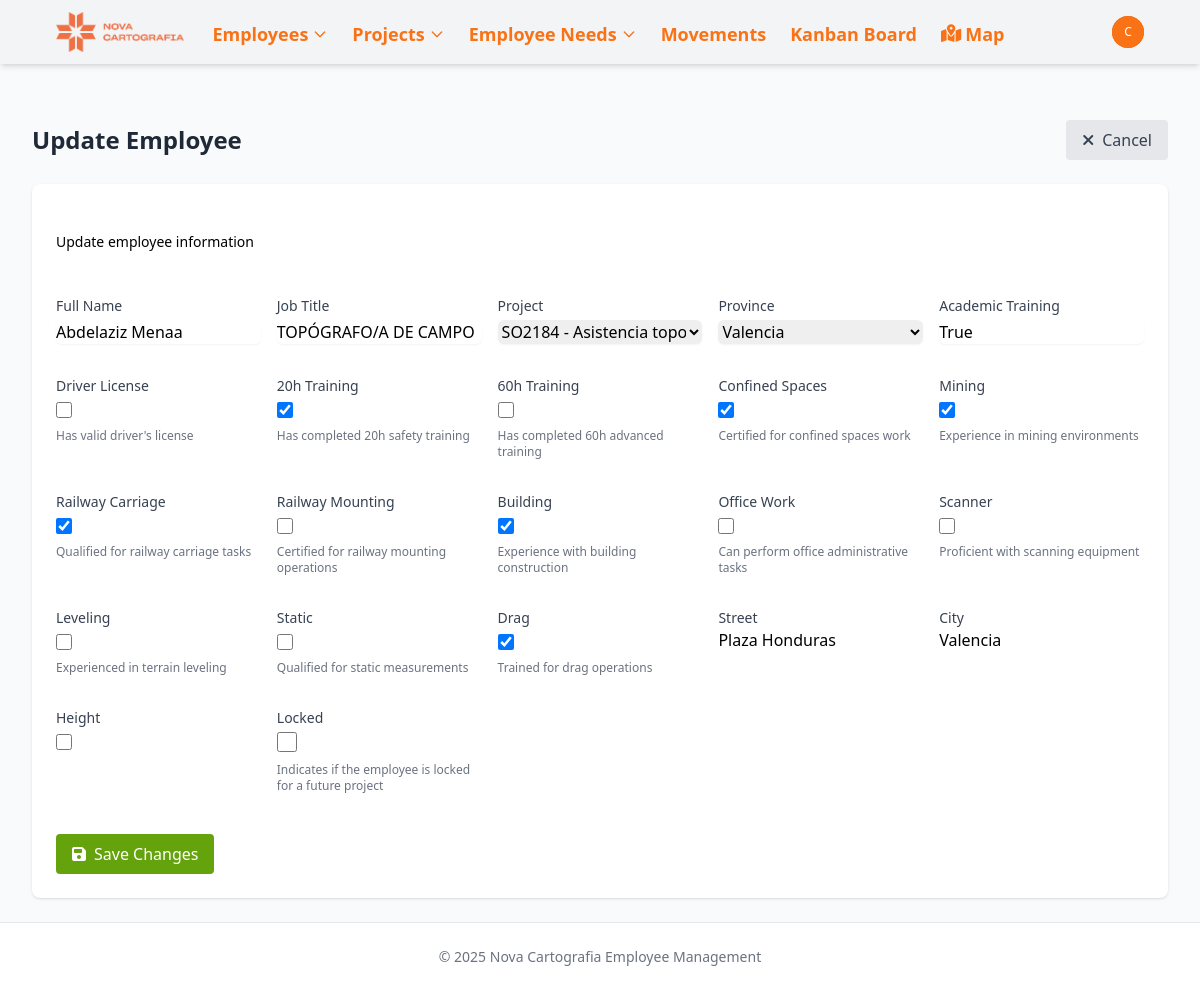
The page /employees/1/edit/ (signed in) on the database as committed earlier.
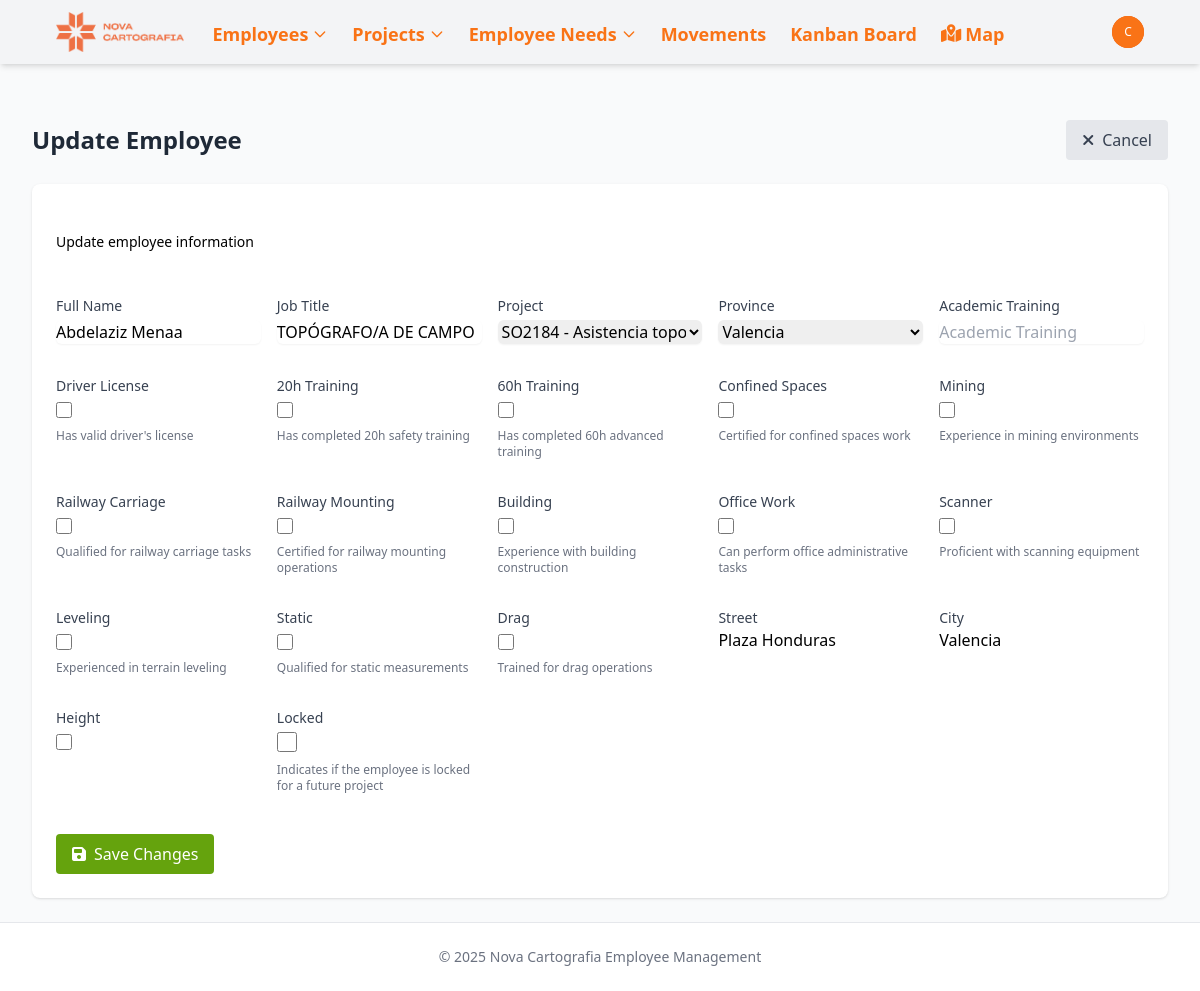
The same page on the database as committed later.
### novacartografia_employee_management/models.py (models this page shows, shortened)
class Employee(models.Model):
    name = models.CharField(max_length=100)
    job = models.CharField(max_length=100)
    project_id = models.ForeignKey(Project, on_delete=models.SET_NULL, related_name='employee_set', blank=True, null=True)
    street = models.CharField(max_length=100, blank=True, null=True)
    city = models.CharField(max_length=100, blank=True, null=True)
    state = models.CharField(max_length=50, default='valencia',
           choices=[
                ('Araba (Álava)', 'Álava'),
                ('Albacete', 'Albacete'),
                ('Alacant (Alicante)', 'Alicante'),
                ('Almería', 'Almería'),
                ('Asturias', 'Asturias'),
                ('Ávila', 'Ávila'),
                ('Badajoz', 'Badajoz'),
                ('Barcelona', 'Barcelona'),
                ('Burgos', 'Burgos'),
                ('Cáceres', 'Cáceres'),
                ('Cádiz', 'Cádiz'),
                ('Cantabria', 'Cantabria'),
                ('Castelló (Castellón)', 'Castellón'),
                ('Ceuta', 'Ceuta'),
                ('Ciudad Real', 'Ciudad Real'),
                ('Córdoba', 'Córdoba'),
                ('Cuenca', 'Cuenca'),
                ('Gerona', 'Gerona'),
                ('Granada', 'Granada'),
                ('Guadalajara', 'Guadalajara'),
                ('Gipuzkoa (Guipúzcoa)', 'Guipúzcoa'),
                ('Huelva', 'Huelva'),
                ('Huesca', 'Huesca'),
                ('Islas Baleares', 'Islas Baleares'),
                ('Jaén', 'Jaén'),
                ('A Coruña (La Coruña)', 'La Coruña'),
                ('La Rioja', 'La Rioja'),
                ('Las Palmas', 'Las Palmas'),
                ('León', 'León'),
                ('Lérida', 'Lérida'),
                ('Lleida', 'Lérida'),  # Agregado porque aparece en tu CSV
                ('Lugo', 'Lugo'),
                ('Madrid', 'Madrid'),
                ('Málaga', 'Málaga'),
                ('Melilla', 'Melilla'),
                ('Murcia', 'Murcia'),
                ('Navarra (Nafarroa)', 'Navarra'),  # Corregido para coincidir con el CSV
                ('Orense', 'Orense'),
                ('Palencia', 'Palencia'),
                ('Pontevedra', 'Pontevedra'),
                ('Salamanca', 'Salamanca'),
                ('Santa Cruz de Tenerife', 'Santa Cruz de Tenerife'),
                ('Segovia', 'Segovia'),
                ('Sevilla', 'Sevilla'),
                ('Soria', 'Soria'),
                ('Tarragona', 'Tarragona'),
                ('Teruel', 'Teruel'),
                ('Toledo', 'Toledo'),
                ('Valencia', 'Valencia'),
                ('Valladolid', 'Valladolid'),
                ('Bizkaia (Vizcaya)', 'Vizcaya'),
                ('Zamora', 'Zamora'),
                ('Zaragoza', 'Zaragoza'),
            ])
    latitude = models.FloatField(null=True, blank=True)
    longitude = models.FloatField(null=True, blank=True)
    academic_training = models.CharField(max_length=100, blank=True, null=True)
    driver_license = models.BooleanField(default=False)
    twenty_hours = models.BooleanField(default=False)
    sixty_hours = models.BooleanField(default=False)
    confine = models.BooleanField(default=False)
    height = models.BooleanField(default=False)
    mining = models.BooleanField(default=False)
    railway_carriage = models.BooleanField(default=False)
    railway_mounting = models.BooleanField(default=False)
    building = models.BooleanField(default=False)
    office_work = models.BooleanField(default=False)
    scanner = models.BooleanField(default=False)
    leveling = models.BooleanField(default=False)
    static = models.BooleanField(default=False)
    drag = models.BooleanField(default=False)
    locked = models.BooleanField(default=False, help_text="Indicates if the employee is locked for a future project")

### novacartografia_employee_management/views.py (the view)
# urls.py: path('employees/<int:pk>/edit/', views.employee_update, name='employee_update'),
@login_required
def employee_update(request, pk):
    employee = get_object_or_404(Employee, pk=pk)
    if request.method == 'POST':
        form = EmployeeForm(request.POST, instance=employee)
        if form.is_valid():
            form.save()
            messages.success(request, f'Employee "{employee.name}" has been updated successfully.')
            return redirect('kanban_board')
    else:
        form = EmployeeForm(instance=employee)
    return render(request, 'novacartografia_employee_management/employee_form.html', {
        'form': form,
        'employee': employee,
        'title': 'Update Employee',
        'button_text': 'Save Changes',
        'is_new': False
    })

### novacartografia_employee_management/models.py (called while the page is built)
    def __str__(self):
        return self.name

### templates/novacartografia_employee_management/employee_form.html (shortened to what this page needs)
{% extends "base.html" %}
{% block content %}
<div class="mb-6 flex justify-between items-center">
    <h2 class="text-2xl font-bold text-gray-800">{{ title }}</h2>
    <div>
        {% if not is_new %}
            <a href="{% url 'employee_detail' employee.id %}" class="bg-gray-200 hover:bg-gray-300 text-gray-700 font-medium py-2 px-4 rounded flex items-center">
                <i class="fas fa-times mr-2"></i> Cancel
            </a>
        {% else %}
            <a href="{% url 'employee_list' %}" class="bg-gray-200 hover:bg-gray-300 text-gray-700 font-medium py-2 px-4 rounded flex items-center">
                <i class="fas fa-times mr-2"></i> Cancel
            </a>
        {% endif %}
    </div>
</div>
<div class="bg-white shadow overflow-hidden sm:rounded-lg">
    <div class="px-4 py-5 sm:px-6 bg-primary-600">
        <h3 class="text-lg leading-6 font-medium text-white">Employee Information</h3>
        <p class="mt-1 max-w-2xl text-sm text-primary-100">
            {% if is_new %}
                Enter the details for the new employee
            {% else %}
                Update employee information
            {% endif %}
        </p>
    </div>
    <div class="px-4 py-5 sm:p-6">
        <form method="post">
            <div class="grid grid-cols-1 sm:grid-cols-2 md:grid-cols-3 lg:grid-cols-5 gap-4">
                {% for field in form %}
                    <div class="mb-4">
                        <label for="{{ field.id_for_label }}" class="block text-sm font-medium text-gray-700">
                            {{ field.label }}
                        </label>
                        {% if field.field.widget.input_type == 'checkbox' %}
                            <div class="mt-1">
                                {{ field }}
                            </div>
                        {% else %}
                            {{ field }}
                        {% endif %}
                        {% if field.help_text %}
                            <p class="mt-1 text-xs text-gray-500">{{ field.help_text }}</p>
                        {% endif %}
                    </div>
                {% endfor %}
            </div>
            <div class="mt-6">
                <button type="submit" class="bg-lime-600 hover:bg-lime-700 text-white font-medium py-2 px-4 rounded flex items-center">
                    <i class="fas fa-save mr-2"></i> {{ button_text }}
                </button>
            </div>
        </form>
    </div>
</div>
{% endblock %}

Rows that differ between the two databases and show on the page:
changed Employee "Abdelaziz Menaa": academic_training "True" → (not shown); twenty_hours "☑" → "☐"; confine "☑" → "☐"; mining "☑" → "☐"; railway_carriage "☑" → "☐"; building "☑" → "☐"; drag "☑" → "☐"
